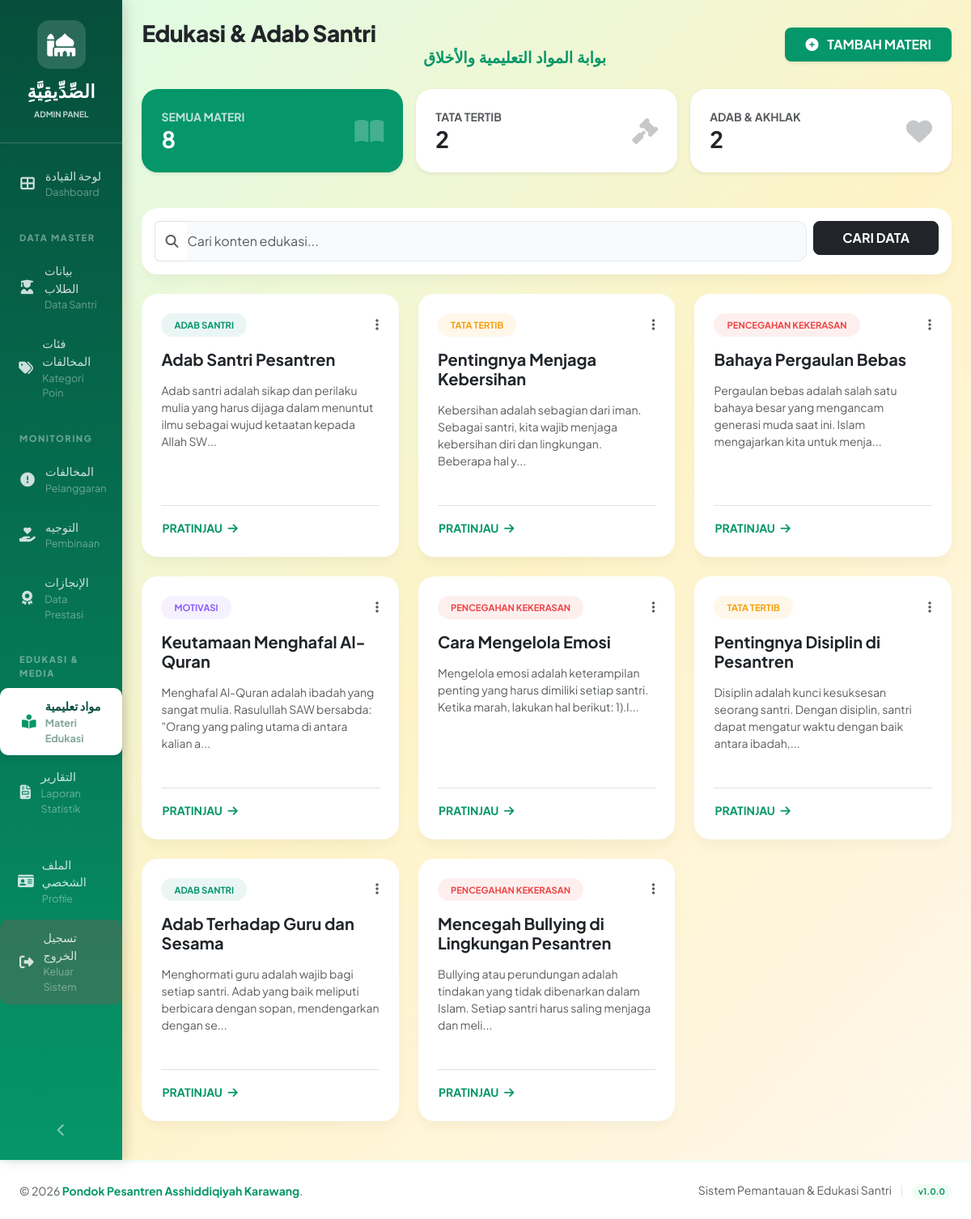
The app's page /admin/materi_edukasi.php (signed in) with its own data.
### tables this page shows
CREATE TABLE `materi_edukasi` (
  `id` int(11) NOT NULL,
  `judul` varchar(200) NOT NULL,
  `kategori` enum('Tata Tertib','Adab Santri','Pencegahan Kekerasan','Motivasi') NOT NULL,
  `isi_materi` text NOT NULL,
  `file_pdf` varchar(255) DEFAULT NULL,
  `gambar` varchar(255) DEFAULT NULL,
  `dibuat_oleh` int(11) NOT NULL,
  `created_at` timestamp NOT NULL DEFAULT current_timestamp(),
  `updated_at` timestamp NOT NULL DEFAULT current_timestamp() ON UPDATE current_timestamp()
);

### admin/materi_edukasi.php (the view, shortened to what this page needs)
<?php
require_once '../config.php';
mysqli_set_charset($conn, "utf8mb4");
$search = isset($_GET['search']) ? escape($_GET['search']) : '';
$filter_kategori = isset($_GET['kategori']) ? escape($_GET['kategori']) : '';
$query_materi = "SELECT m.*, u.nama_lengkap as pembuat FROM materi_edukasi m
                 JOIN users u ON m.dibuat_oleh = u.id WHERE 1=1";
$query_materi .= " ORDER BY m.created_at DESC";
$result_materi = mysqli_query($conn, $query_materi);
$count_all = mysqli_fetch_assoc(mysqli_query($conn, "SELECT COUNT(*) as total FROM materi_edukasi"))['total'];
$count_tata_tertib = mysqli_fetch_assoc(mysqli_query($conn, "SELECT COUNT(*) as total FROM materi_edukasi WHERE kategori = 'Tata Tertib'"))['total'];
$count_adab = mysqli_fetch_assoc(mysqli_query($conn, "SELECT COUNT(*) as total FROM materi_edukasi WHERE kategori = 'Adab Santri'"))['total'];
include '../includes/header.php';
?>
<div class="d-flex" id="wrapper">
    <?php include '../includes/sidebar_admin.php'; ?>
    <div class="flex-grow-1" id="content-wrapper">
        <div class="container-fluid px-4 py-4">
            <div class="row align-items-center mb-4">
                <div class="col-md-7">
                    <h3 class="fw-800 text-dark mb-0" style="letter-spacing: -0.5px;">Edukasi & Adab Santri</h3>
                    <p class="text-emerald fw-bold font-arab mb-0" style="font-size: 1.2rem;" dir="rtl">بوابة المواد التعليمية والأخلاق</p>
                </div>
                <div class="col-md-5 text-md-end mt-3 mt-md-0">
                    <button class="btn bg-emerald text-white shadow-sm px-4 py-2 fw-bold rounded-3" data-bs-toggle="modal" data-bs-target="#modalTambah">
                        <i class="fas fa-plus-circle me-2"></i> TAMBAH MATERI
                    </button>
                </div>
            </div>
            <div class="row g-3 mb-4">
                <div class="col-md-4">
                    <a href="materi_edukasi.php" class="text-decoration-none">
                        <div class="card stat-mini-card shadow-sm p-4 <?= empty($filter_kategori) ? 'bg-emerald text-white' : 'bg-white' ?>">
                            <div class="d-flex justify-content-between align-items-center">
                                <div>
                                    <div class="small fw-bold opacity-75">SEMUA MATERI</div>
                                    <div class="h3 fw-bold mb-0"><?= $count_all ?></div>
                                </div>
                                <i class="fas fa-book-open fa-2x opacity-25"></i>
                            </div>
                        </div>
                    </a>
                </div>
                <div class="col-md-4">
                    <a href="?kategori=Tata Tertib" class="text-decoration-none">
                        <div class="card stat-mini-card shadow-sm p-4 <?= $filter_kategori == 'Tata Tertib' ? 'bg-warning text-dark' : 'bg-white' ?>">
                            <div class="d-flex justify-content-between align-items-center">
                                <div>
                                    <div class="small fw-bold opacity-75 text-uppercase">Tata Tertib</div>
                                    <div class="h3 fw-bold mb-0"><?= $count_tata_tertib ?></div>
                                </div>
                                <i class="fas fa-gavel fa-2x opacity-25"></i>
                            </div>
                        </div>
                    </a>
                </div>
                <div class="col-md-4">
                    <a href="?kategori=Adab Santri" class="text-decoration-none">
                        <div class="card stat-mini-card shadow-sm p-4 <?= $filter_kategori == 'Adab Santri' ? 'bg-primary text-white' : 'bg-white' ?>">
                            <div class="d-flex justify-content-between align-items-center">
                                <div>
                                    <div class="small fw-bold opacity-75 text-uppercase">Adab & Akhlak</div>
                                    <div class="h3 fw-bold mb-0"><?= $count_adab ?></div>
                                </div>
                                <i class="fas fa-heart fa-2x opacity-25"></i>
                            </div>
                        </div>
                    </a>
                </div>
            </div>
            <div class="card card-modern mb-4">
                <div class="card-body p-3">
                    <form method="GET" class="row g-2">
                        <div class="col-md-10">
                            <div class="input-group">
                                <span class="input-group-text bg-transparent border-end-0"><i class="fas fa-search text-muted"></i></span>
                                <input type="text" name="search" class="form-control input-modern border-start-0 ps-0" placeholder="Cari konten edukasi..." value="<?= $search ?>">
                            </div>
                        </div>
                        <div class="col-md-2">
                            <button type="submit" class="btn btn-dark w-100 py-2 rounded-3 fw-bold">CARI DATA</button>
                        </div>
                    </form>
                </div>
            </div>
            <div class="row">
                <?php if(mysqli_num_rows($result_materi) > 0): ?>
                    <?php while ($row = mysqli_fetch_assoc($result_materi)):
                        $color = '#059669';
                        if($row['kategori'] == 'Tata Tertib') $color = '#f59e0b';
                        if($row['kategori'] == 'Pencegahan Kekerasan') $color = '#ef4444';
                        if($row['kategori'] == 'Motivasi') $color = '#8b5cf6';
                    ?>
                    <div class="col-md-4 mb-4">
                        <div class="card card-modern card-materi h-100 overflow-hidden">
                            <div class="card-body p-4 d-flex flex-column">
                                <div class="d-flex justify-content-between align-items-start mb-3">
                                    <span class="category-badge" style="background: <?= $color ?>15; color: <?= $color ?>;">
                                        <?= $row['kategori'] ?>
                                    </span>
                                    <div class="dropdown">
                                        <button class="btn btn-link p-0 text-muted" data-bs-toggle="dropdown"><i class="fas fa-ellipsis-v"></i></button>
                                    </div>
                                </div>
                                <h5 class="fw-bold text-dark mb-3"><?= $row['judul'] ?></h5>
                                <p class="text-muted small mb-4 flex-grow-1">
                                    <?= substr(strip_tags($row['isi_materi']), 0, 120) ?>...
                                </p>
                                <div class="d-flex justify-content-between align-items-center pt-3 border-top mt-auto">
                                    <button class="btn btn-sm btn-link text-emerald fw-bold p-0 text-decoration-none" onclick='detailMateri(<?= json_encode($row) ?>)'>PRATINJAU <i class="fas fa-arrow-right ms-1"></i></button>
                                </div>
                            </div>
                        </div>
                    </div>
                    <?php endwhile; ?>
                <?php endif; ?>
            </div>
        </div>
    </div>
</div>
<?php include '../includes/footer.php'; ?>

### records on screen
materi_edukasi: kategori "ADAB SANTRI", judul "Adab Santri Pesantren", isi_materi "Adab santri adalah sikap dan perilaku mulia yang harus dijaga dalam menuntut ilmu sebagai wujud ketaatan kepada Allah SW"
materi_edukasi: kategori "TATA TERTIB", judul "Pentingnya Menjaga Kebersihan", isi_materi "Kebersihan adalah sebagian dari iman. Sebagai santri, kita wajib menjaga kebersihan diri dan lingkungan. Beberapa hal y"
materi_edukasi: kategori "PENCEGAHAN KEKERASAN", judul "Bahaya Pergaulan Bebas", isi_materi "Pergaulan bebas adalah salah satu bahaya besar yang mengancam generasi muda saat ini. Islam mengajarkan kita untuk menja"
materi_edukasi: kategori "MOTIVASI", judul "Keutamaan Menghafal Al-Quran", isi_materi "Menghafal Al-Quran adalah ibadah yang sangat mulia. Rasulullah SAW bersabda: \"Orang yang paling utama di antara kalian a"
materi_edukasi: kategori "PENCEGAHAN KEKERASAN", judul "Cara Mengelola Emosi", isi_materi "Mengelola emosi adalah keterampilan penting yang harus dimiliki setiap santri. Ketika marah, lakukan hal berikut: 1).I"
materi_edukasi: kategori "TATA TERTIB", judul "Pentingnya Disiplin di Pesantren", isi_materi "Disiplin adalah kunci kesuksesan seorang santri. Dengan disiplin, santri dapat mengatur waktu dengan baik antara ibadah,"
materi_edukasi: kategori "ADAB SANTRI", judul "Adab Terhadap Guru dan Sesama", isi_materi "Menghormati guru adalah wajib bagi setiap santri. Adab yang baik meliputi berbicara dengan sopan, mendengarkan dengan se"
materi_edukasi: kategori "PENCEGAHAN KEKERASAN", judul "Mencegah Bullying di Lingkungan Pesantren", isi_materi "Bullying atau perundungan adalah tindakan yang tidak dibenarkan dalam Islam. Setiap santri harus saling menjaga dan meli"

### other values on screen
$count_all "8"
$count_tata_tertib "2"
$count_adab "2"
